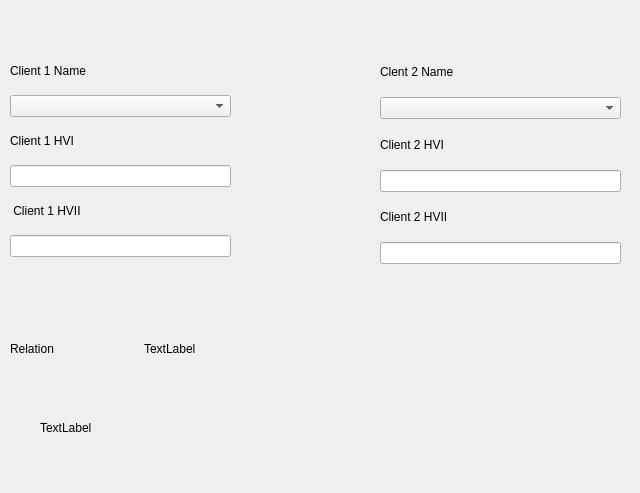
<?xml version="1.0" encoding="UTF-8"?>
<ui version="4.0">
 <class>match</class>
 <widget class="QDialog" name="match">
  <property name="geometry">
   <rect>
    <x>0</x>
    <y>0</y>
    <width>640</width>
    <height>493</height>
   </rect>
  </property>
  <property name="windowTitle">
   <string>Dialog</string>
  </property>
  <widget class="QWidget" name="layoutWidget">
   <property name="geometry">
    <rect>
     <x>380</x>
     <y>53</y>
     <width>241</width>
     <height>211</height>
    </rect>
   </property>
   <layout class="QVBoxLayout" name="verticalLayout_11">
    <item>
     <layout class="QVBoxLayout" name="verticalLayout_7">
      <item>
       <widget class="QLabel" name="label_5">
        <property name="text">
         <string>Clent 2 Name</string>
        </property>
       </widget>
      </item>
      <item>
       <widget class="QComboBox" name="comboBox_2"/>
      </item>
     </layout>
    </item>
    <item>
     <layout class="QVBoxLayout" name="verticalLayout_8">
      <item>
       <widget class="QLabel" name="label_7">
        <property name="text">
         <string>Client 2 HVI</string>
        </property>
       </widget>
      </item>
      <item>
       <widget class="QLineEdit" name="lineEdit_2hv1"/>
      </item>
     </layout>
    </item>
    <item>
     <layout class="QVBoxLayout" name="verticalLayout_9">
      <item>
       <widget class="QLabel" name="label_8">
        <property name="text">
         <string>Client 2 HVII</string>
        </property>
       </widget>
      </item>
      <item>
       <widget class="QLineEdit" name="lineEdit_2hv2"/>
      </item>
     </layout>
    </item>
   </layout>
  </widget>
  <widget class="QWidget" name="layoutWidget">
   <property name="geometry">
    <rect>
     <x>10</x>
     <y>53</y>
     <width>221</width>
     <height>204</height>
    </rect>
   </property>
   <layout class="QVBoxLayout" name="verticalLayout_6">
    <item>
     <layout class="QVBoxLayout" name="verticalLayout">
      <item>
       <widget class="QLabel" name="label">
        <property name="text">
         <string>Client 1 Name</string>
        </property>
       </widget>
      </item>
      <item>
       <widget class="QComboBox" name="comboBox"/>
      </item>
     </layout>
    </item>
    <item>
     <layout class="QVBoxLayout" name="verticalLayout_3">
      <item>
       <widget class="QLabel" name="label_2">
        <property name="text">
         <string>Client 1 HVI</string>
        </property>
       </widget>
      </item>
      <item>
       <widget class="QLineEdit" name="lineEdit_1hv1"/>
      </item>
     </layout>
    </item>
    <item>
     <layout class="QVBoxLayout" name="verticalLayout_4">
      <item>
       <widget class="QLabel" name="label_3">
        <property name="text">
         <string> Client 1 HVII</string>
        </property>
       </widget>
      </item>
      <item>
       <widget class="QLineEdit" name="lineEdit_1hv2"/>
      </item>
     </layout>
    </item>
   </layout>
  </widget>
  <widget class="QLabel" name="label_match">
   <property name="geometry">
    <rect>
     <x>40</x>
     <y>420</y>
     <width>57</width>
     <height>15</height>
    </rect>
   </property>
   <property name="text">
    <string>TextLabel</string>
   </property>
  </widget>
  <widget class="QWidget" name="">
   <property name="geometry">
    <rect>
     <x>10</x>
     <y>340</y>
     <width>261</width>
     <height>17</height>
    </rect>
   </property>
   <layout class="QHBoxLayout" name="horizontalLayout">
    <item>
     <widget class="QLabel" name="label_4">
      <property name="text">
       <string>Relation</string>
      </property>
     </widget>
    </item>
    <item>
     <widget class="QLabel" name="label_6">
      <property name="text">
       <string>TextLabel</string>
      </property>
     </widget>
    </item>
   </layout>
  </widget>
 </widget>
 <resources/>
 <connections/>
</ui>
